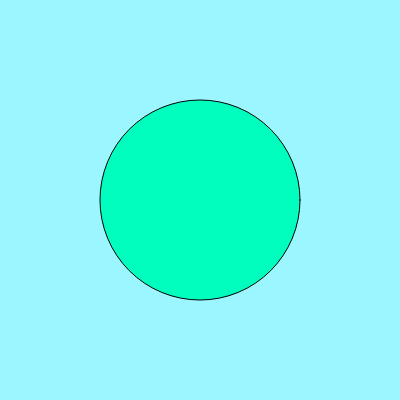
Frame 1 (no input)
Frame 60 (no input): identical to frame 1, image omitted
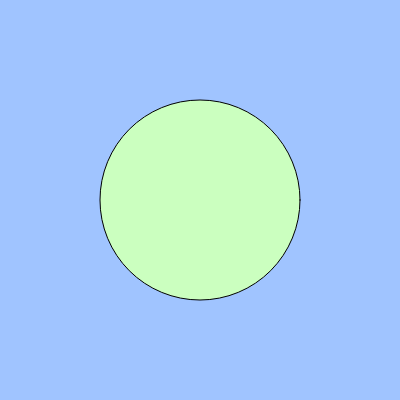
Frame 120 (the mouse pressed at the canvas centre since frame 60)

The p5.js sketch that drew these frames (run headless with seeded random() and noise() and a simulated clock; from frame 60 on, the mouse is pressed at the canvas centre):

// p5.js sketch
// ── sketch.js
let colors=[];
let idx=0;
let circleSize=200;

function setup() {
  createCanvas(400, 400);
  colors=[color(155, 246, 255),
            color(160, 196, 255),
            color(255, 173, 173),
            color(166, 153, 242),
            color(203, 255, 191),
         color(0, 255, 191)]
}

function draw() {
  background(colors[idx]);
  
  
  fill(colors[colors.length - idx -1]);
  circle(width/2,height/2,circleSize);
}

function mousePressed() {
  idx++;
  
  if (idx>=colors.length){
    idx=0;
  }
  
}
